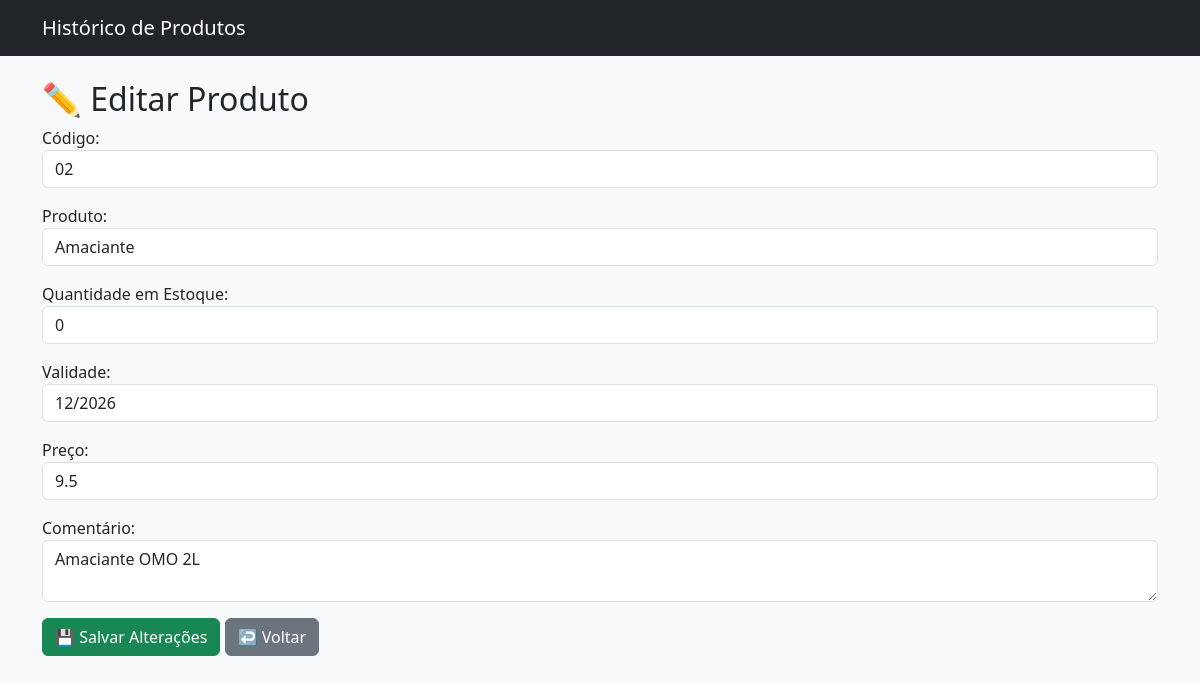
/editproduct/2, run on the app's committed database.
### app.py (models this page shows)
class Item(db.Model):
    id = db.Column(db.Integer, primary_key=True)
    codigo = db.Column(db.String(20), unique=True, nullable=False)
    produto = db.Column(db.String(100), nullable=False)
    quantidade_estoque = db.Column(db.Integer, nullable=False)
    validade = db.Column(db.String(20))
    preco = db.Column(db.Float)
    comentario = db.Column(db.String(255))  # <-- Adicionado

### app.py (the view, shortened to what this page needs)
@app.route('/editproduct/<int:id>', methods=['GET', 'POST'])
def editproduct(id):
    item = Item.query.get_or_404(id)
    return render_template('editproduct.html', item=item)

### templates/editproduct.html
{% extends "history.html" %}
{% block content %}
<div class="container mt-4">
    <h2>✏️ Editar Produto</h2>
    <form method="POST">
        <div class="mb-3">
            <label>Código:</label>
            <input type="text" name="codigo" value="{{ item.codigo }}" class="form-control" required>
        </div>
        <div class="mb-3">
            <label>Produto:</label>
            <input type="text" name="produto" value="{{ item.produto }}" class="form-control" required>
        </div>
        <div class="mb-3">
            <label>Quantidade em Estoque:</label>
            <input type="number" name="quantidade" value="{{ item.quantidade_estoque }}" class="form-control" required>
        </div>
        <div class="mb-3">
            <label>Validade:</label>
            <input type="text" name="validade" value="{{ item.validade }}" class="form-control">
        </div>
        <div class="mb-3">
            <label>Preço:</label>
            <input type="number" step="0.01" name="preco" value="{{ item.preco }}" class="form-control">
        </div>
        <div class="mb-3">
            <label>Comentário:</label>
            <textarea name="comentario" class="form-control">{{ item.comentario }}</textarea>
        </div>
        <button type="submit" class="btn btn-success">💾 Salvar Alterações</button>
        <a href="{{ url_for('index') }}" class="btn btn-secondary">↩️ Voltar</a>
    </form>
</div>
{% endblock content %}

### data on the page
Item: codigo "02", produto "Amaciante", quantidade "0", validade "12/2026", preco "9.5", comentario "Amaciante OMO 2L"
